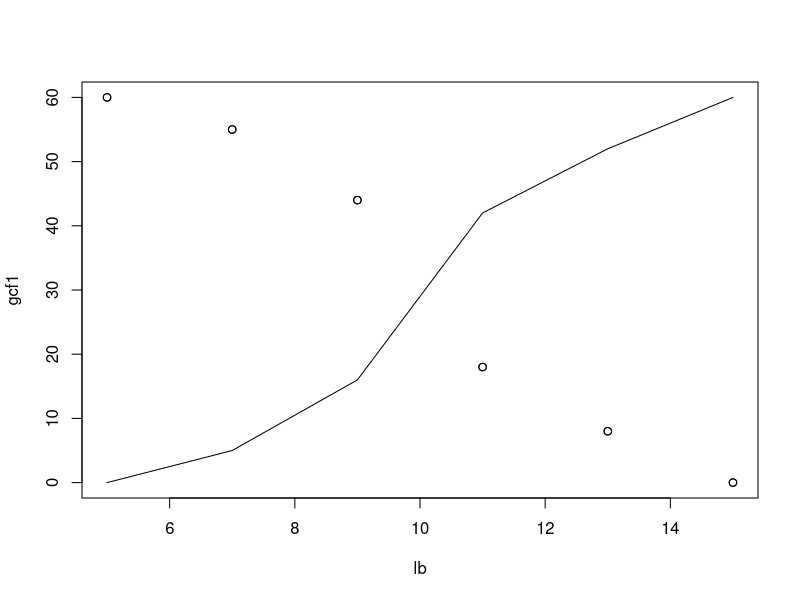

Here is the R script that generated this plot:
ub=seq(5,15,2)
lb=seq(5,15,2)
f=c(5,11,26,10,8)
lcf=cumsum(f)
lcf1=c(0,lcf)
rf=rev(f);cf=cumsum(rf)
gcf=rev(cf)
gcf1=c(gcf,0)
plot(lb,gcf1,xlim=c(5,15))
points(lb,gcf1)
lines(ub,lcf1)
